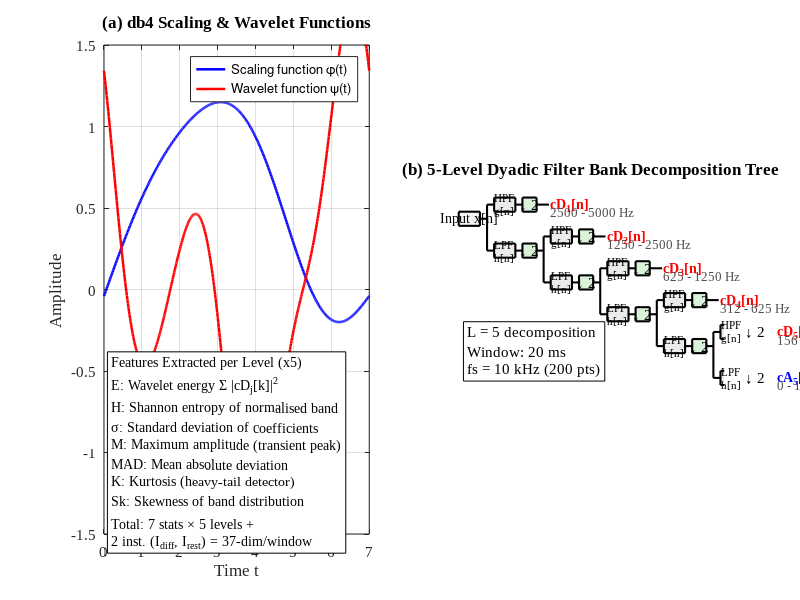

Source code (MATLAB): (Note: this script raises an error after producing the figure.)
%% plot_wavelet_filterbank.m
% Generates publication-grade Figure 5.5: db4 mother wavelet and the
% five-level dyadic filter-bank decomposition tree.

clear; close all; clc;

% Figure setup (Times New Roman, wider position to fit 5 levels)
fig = figure('Color','w','Units','inches','Position',[0.5 0.5 14 6.5]);

%% Subplot 1: db4 Scaling and Wavelet Functions
ax1 = subplot(1,2,1);
hold(ax1, 'on'); grid(ax1, 'on'); box(ax1, 'on');
set(ax1, 'FontName','Times New Roman','FontSize',11);

t_phi = linspace(0, 7, 500);
phi = sin(pi*t_phi/7) + 0.4*sin(2*pi*t_phi/7) - 0.2*sin(3*pi*t_phi/7) + 0.08*sin(4*pi*t_phi/7);
phi(t_phi < 0 | t_phi > 7) = 0;
phi = 1.35 * (phi - min(phi)) / (max(phi) - min(phi)) - 0.2;

t_psi = linspace(0, 7, 500);
psi = cos(pi*t_psi/3.5) - 0.85*sin(2*pi*t_psi/3.5) + 0.35*cos(3*pi*t_psi/3.5) - 0.15*sin(4*pi*t_psi/3.5);
psi(t_psi < 0 | t_psi > 7) = 0;
psi = 1.8 * psi / max(abs(psi));

plot(ax1, t_phi, phi, 'b-', 'LineWidth', 1.8, 'DisplayName','Scaling function \phi(t)');
plot(ax1, t_psi, psi, 'r-', 'LineWidth', 1.8, 'DisplayName','Wavelet function \psi(t)');

xlabel(ax1, 'Time t', 'FontName','Times New Roman','FontSize',12);
ylabel(ax1, 'Amplitude', 'FontName','Times New Roman','FontSize',12);
xlim(ax1, [0 7]);
ylim(ax1, [-1.5 1.5]);
legend(ax1, 'Location','northeast', 'FontSize',9.5);
title(ax1, '(a) db4 Scaling & Wavelet Functions', 'FontName','Times New Roman','FontSize',12,'FontWeight','bold');

% Add text table for features
strFeatures = {
    'Features Extracted per Level (x5)',
    'E: Wavelet energy \Sigma |cD_j[k]|^2',
    'H: Shannon entropy of normalised band',
    '\sigma: Standard deviation of coefficients',
    'M: Maximum amplitude (transient peak)',
    'MAD: Mean absolute deviation',
    'K: Kurtosis (heavy-tail detector)',
    'Sk: Skewness of band distribution',
    '',
    'Total: 7 stats \times 5 levels +',
    '2 inst. (I_{diff}, I_{rest}) = 37-dim/window'
};
text(ax1, 0.2, -1.0, strFeatures, 'FontName','Times New Roman', 'FontSize', 10, 'EdgeColor', 'k', 'BackgroundColor', 'w');

%% Subplot 2: Dyadic Filter-Bank Decomposition Tree (5 Levels)
ax2 = subplot(1,2,2);
hold(ax2, 'on'); axis(ax2, 'equal'); axis(ax2, 'off');
% Adjust x and y limits for 5 levels
xlim(ax2, [0 15]); ylim(ax2, [0 11]);

% Initial input
rectangle(ax2, 'Position', [0.0 9.1 1.2 0.8], 'FaceColor', [0.96 0.96 0.96], 'EdgeColor', 'k', 'LineWidth', 1.5);
text(ax2, 0.6, 9.5, 'Input x[n]', 'FontName','Times New Roman','FontSize',10, 'HorizontalAlignment','center');
line(ax2, [1.2 1.6], [9.5 9.5], 'Color','k', 'LineWidth', 1.5);

% We loop 5 levels
x_start = 1.6;
y_cur = 9.5;
y_drop = 1.8; % vertical drop for next lowpass

freq_bands = {
    '2500 - 5000 Hz',
    '1250 - 2500 Hz',
    '625 - 1250 Hz',
    '312 - 625 Hz',
    '156 - 312 Hz'
};

for lvl = 1:5
    % Vertical split
    y_hi = y_cur + 0.8;
    y_lo = y_cur - y_drop;
    line(ax2, [x_start x_start], [y_lo y_hi], 'Color','k', 'LineWidth', 1.5);
    line(ax2, [x_start x_start+0.4], [y_hi y_hi], 'Color','k', 'LineWidth', 1.5);
    line(ax2, [x_start x_start+0.4], [y_lo y_lo], 'Color','k', 'LineWidth', 1.5);
    
    % High-pass branch
    rectangle(ax2, 'Position', [x_start+0.4 y_hi-0.4 1.2 0.8], 'FaceColor', [0.92 0.92 0.92], 'EdgeColor', 'k', 'LineWidth', 1.5);
    text(ax2, x_start+1.0, y_hi, {'HPF', 'g[n]'}, 'FontName','Times New Roman','FontSize',8, 'HorizontalAlignment','center');
    line(ax2, [x_start+1.6 x_start+2.0], [y_hi y_hi], 'Color','k', 'LineWidth', 1.5);
    
    rectangle(ax2, 'Position', [x_start+2.0 y_hi-0.4 0.8 0.8], 'FaceColor', [0.85 0.95 0.85], 'EdgeColor', 'k', 'LineWidth', 1.5);
    text(ax2, x_start+2.4, y_hi, '\downarrow 2', 'FontName','Times New Roman','FontSize',11, 'HorizontalAlignment','center');
    line(ax2, [x_start+2.8 x_start+3.5], [y_hi y_hi], 'Color','k', 'LineWidth', 1.5);
    
    text(ax2, x_start+3.6, y_hi, sprintf('cD_%d[n]', lvl), 'FontName','Times New Roman','FontSize',10, 'FontWeight','bold', 'Color','r');
    text(ax2, x_start+3.6, y_hi-0.4, freq_bands{lvl}, 'FontName','Times New Roman','FontSize',9, 'Color',[0.3 0.3 0.3]);
    
    % Low-pass branch
    rectangle(ax2, 'Position', [x_start+0.4 y_lo-0.4 1.2 0.8], 'FaceColor', [0.92 0.92 0.92], 'EdgeColor', 'k', 'LineWidth', 1.5);
    text(ax2, x_start+1.0, y_lo, {'LPF', 'h[n]'}, 'FontName','Times New Roman','FontSize',8, 'HorizontalAlignment','center');
    line(ax2, [x_start+1.6 x_start+2.0], [y_lo y_lo], 'Color','k', 'LineWidth', 1.5);
    
    rectangle(ax2, 'Position', [x_start+2.0 y_lo-0.4 0.8 0.8], 'FaceColor', [0.85 0.95 0.85], 'EdgeColor', 'k', 'LineWidth', 1.5);
    text(ax2, x_start+2.4, y_lo, '\downarrow 2', 'FontName','Times New Roman','FontSize',11, 'HorizontalAlignment','center');
    
    if lvl == 5
        % Final approx output
        line(ax2, [x_start+2.8 x_start+3.5], [y_lo y_lo], 'Color','k', 'LineWidth', 1.5);
        text(ax2, x_start+3.6, y_lo, sprintf('cA_%d[n]', lvl), 'FontName','Times New Roman','FontSize',10, 'FontWeight','bold', 'Color','b');
        text(ax2, x_start+3.6, y_lo-0.4, '0 - 156 Hz', 'FontName','Times New Roman','FontSize',9, 'Color',[0.3 0.3 0.3]);
    else
        % Connect to next level
        line(ax2, [x_start+2.8 x_start+3.2], [y_lo y_lo], 'Color','k', 'LineWidth', 1.5);
        x_start = x_start + 3.2;
        y_cur = y_lo;
    end
end

% Base text info
strInfo = {
    'L = 5 decomposition',
    'Window: 20 ms',
    'fs = 10 kHz (200 pts)'
};
text(ax2, 0.5, 2.0, strInfo, 'FontName','Times New Roman', 'FontSize', 11, 'EdgeColor', 'k', 'BackgroundColor', 'w');

title(ax2, '(b) 5-Level Dyadic Filter Bank Decomposition Tree', 'FontName','Times New Roman','FontSize',12,'FontWeight','bold');

% Main Title
sgtitle(fig, 'db4 Wavelet Analysis & Dyadic Decomposition Scheme', 'FontName','Times New Roman','FontSize',13,'FontWeight','bold');

% Save output
if ~exist('figures', 'dir')
    mkdir('figures');
end
outPath = fullfile(pwd, 'figures', 'db4_wavelet_filterbank.png');
exportgraphics(fig, outPath, 'Resolution', 300);
close(fig);
fprintf('Successfully generated: %s\n', outPath);
